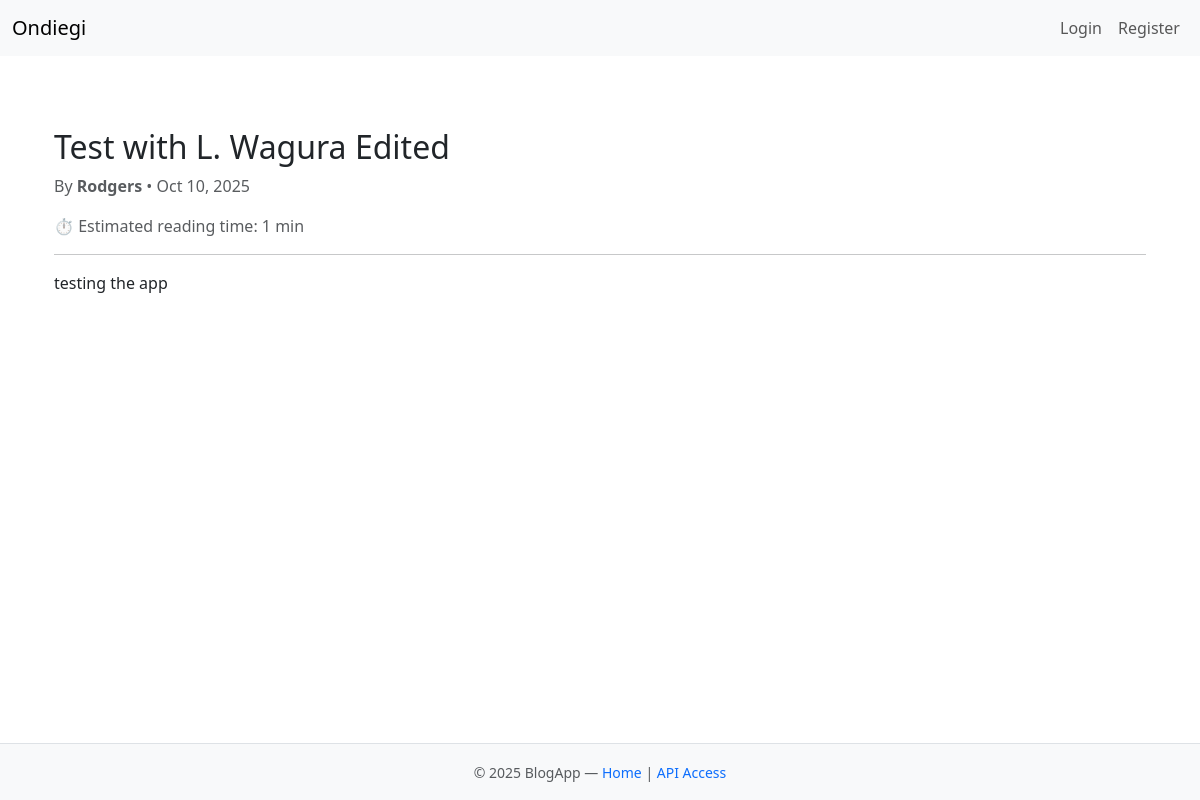
Screenshot of /blog/test-with-l-wagura/ with the database file from the repository.
### blog/models.py (models this page shows, shortened)
class BlogPost(models.Model):
    title = models.CharField(max_length=200)
    slug = models.SlugField(unique=True, blank=True)  # new field
    content = models.TextField()
    author = models.ForeignKey(User, on_delete=models.SET_NULL, null=True)
    created_at = models.DateTimeField(auto_now_add=True)
    category = models.ForeignKey(
        Category,
        related_name="posts",
        on_delete=models.SET_NULL,
        null=True,   # old posts can stay empty
        blank=True
    )
    def reading_time(self):
        word_count = len(self.content.split())
        return math.ceil(word_count / 200)  # 200 words per min

### blog/views.py (the view)
# urls.py: path('<slug:slug>/', BlogPostDetailView.as_view(), name='view-post'),
class BlogPostDetailView(DetailView):
    model = BlogPost
    template_name = 'blog/view_post.html'
    context_object_name = 'post'
    slug_field = 'slug'
    slug_url_kwarg = 'slug'

### blog/templates/blog/view_post.html (shortened to what this page needs)
{% extends 'base.html' %}
{% block content %}
<div class="container mt-5">
  <h2 class="mb-2">{{ post.title }}</h2>
  <p class="text-muted">By <strong>{{ post.author.username }}</strong> • {{ post.created_at|date:"M d, Y" }}</p>
  <p class="text-muted">
   ⏱ Estimated reading time: {{ post.reading_time }} min
  </p>
  <hr>
  <p>{{ post.content }}</p>
</div>
{% endblock %}

### rows the page displays
BlogPost: title "Test with L. Wagura Edited", author.username "Rodgers", created_at "Oct 10, 2025", reading_time "1", content "testing the app"
